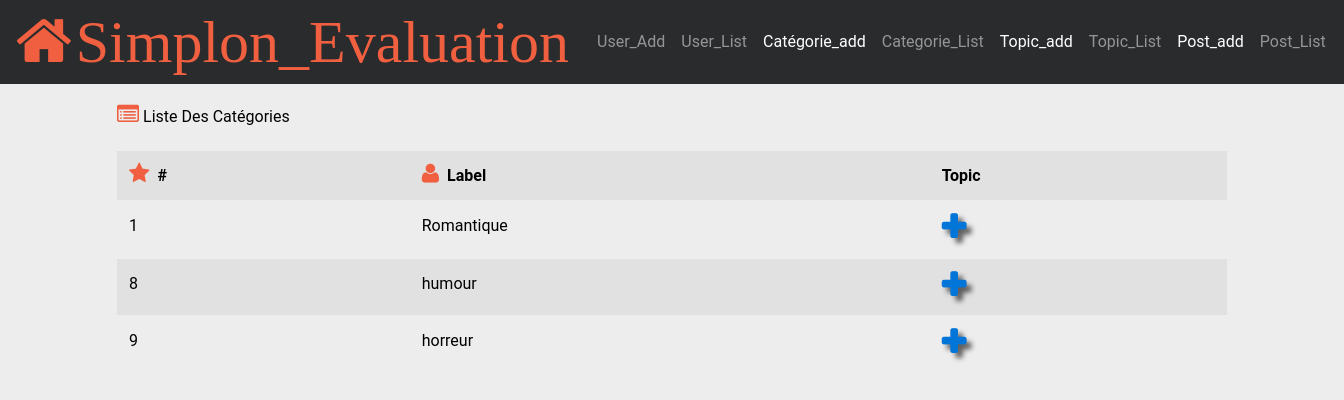
Screenshot of /view/categories/list.php with the database file from the repository.
### tables this page shows
CREATE TABLE `categorie` (
  `idCat` int(11) NOT NULL,
  `labelCat` varchar(25) NOT NULL
);

### model/DB.php (called while the page is built, shortened)
<?php
function getConnexion(){
    return mysqli_connect(HOST, USER, PASSWORD, DBNAME);
}
function executeSQL($sql){
    $connexion = getConnexion();
    return mysqli_query($connexion, $sql);
}
?>

### model/categorieDao.php (called while the page is built, shortened)
<?php
function listeCategorie(){
    $sql = "SELECT * FROM categorie";
    return executeSQL($sql);
}
?>

### view/categories/list.php (the view, shortened to what this page needs)
<!DOCTYPE html>
<html>
<head>
    <link rel="stylesheet" type="text/css" href="../../public/css/bootstrap.min.css">
    <link rel="stylesheet" type="text/css" href="../../public/css/style.css">
    <link rel="stylesheet" type="text/css" href="../../public/css/font-awesome.css">
</head>
<body>
<nav class="navbar navbar-toggleable-md navbar-inverse bg-inverse navbar-fixed-top">
    <a class="navbar-brand" href="#"><span class="fa fa-home fa-3x "></span><i class="fa fa-diamond fa-3x"> Simplon_Evaluation</i> </a>
    <div class="collapse navbar-collapse" id="menu">
        <ul class="navbar-nav mr-auto">
            <li class="nav-item">
                <a class="nav-link" href="../users/add.php"> User_Add</a>
            </li>
            <li class="nav-item">
                <a class="nav-link" href="../users/list.php">User_List</a>
            </li>
            <li class="nav-item active">
                <a class="nav-link" href="add.php">Catégorie_add</a>
            </li>
            <li class="nav-item">
                <a class="nav-link" href="#">Categorie_List <span class="sr-only">(current)</span></a>
            </li>
            <li class="nav-item active">
                <a class="nav-link" href="../topics/add.php">Topic_add</a>
            </li>
            <li class="nav-item">
                <a class="nav-link" href="../topics/list.php"> Topic_List</a>
            </li>
            <li class="nav-item active">
                <a class="nav-link" href="../postes/add.php"> Post_add</a>
            </li>
            <li class="nav-item">
                <a class="nav-link" href="../postes/list.php">Post_List</a>
            </li>
        </ul>
    </div>
</nav>
<div class="container">
    <div class="row">
        <div class="col-lg-12">
            <section class="panel">
                <header class="panel-heading">
                    <i class="fa fa-list-alt "></i>Liste Des Catégories
                </header>
                <table class="table table-striped table-advance table-hover">
                    <tbody>
                    <tr>
                        <th><i class="fa fa-star fa-spin"></i> #</th>
                        <th><i class="fa fa-user fa-spin"></i> Label</th>
                        <th>Topic</th>
                    </tr>
                    <?php
                    require_once '../../model/DB.php';
                    require_once '../../model/categorieDao.php';
                    $cat = listeCategorie();
                    while ($cats = mysqli_fetch_object($cat)) {
                        echo "
                                <tr>
                                     <td>".$cats->idCat."</td>
                                      <td>".$cats->labelCat."</td>
                              	      <td><a href='../../view/topics/add.php'><i class='fa fa-plus text-primary'></i></a></td>
                                </tr>";
                    }
                    ?>
                    </tbody>
                </table>
            </section>
        </div>
    </div>
</div>
</body>
</html>

### public/css/style.css (style rules this page uses)
body { background:#ededed; font-family:'Roboto', Arial, sans-serif; color:#000; line-height:1.6em; overflow-x:hidden; }
.navbar { margin-bottom: 20px; }
a { color: #F05F40; }
.fa { color: #F05F40; margin-right: 4px; font-size: 22px; }
td i.fa { font-size: 30px; margin: 0; padding: 0; cursor: pointer; font-weight: bolder; text-shadow: 5px 5px 5px rgba(0,0,0,0.6); border-radius: 4px; transition: 0.5s; }
table { margin-top: 20px; }

### rows the page displays
categorie: idCat "1", labelCat "Romantique"
categorie: idCat "8", labelCat "humour"
categorie: idCat "9", labelCat "horreur"
